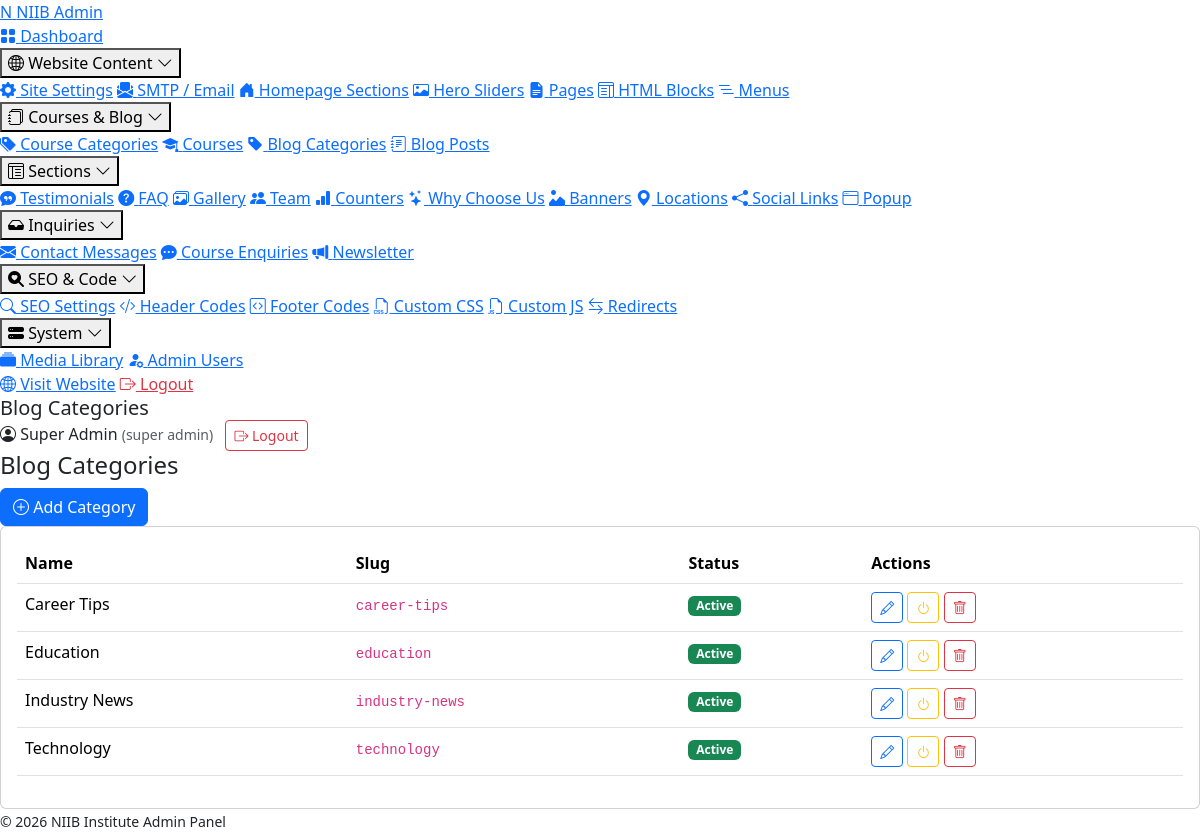
Page /admin/modules/blog_categories.php (signed in) on the committed database.
### tables this page shows
CREATE TABLE `blog_categories` (
  `id` INT(11) UNSIGNED NOT NULL AUTO_INCREMENT,
  `name` VARCHAR(150) NOT NULL,
  `slug` VARCHAR(150) NOT NULL,
  `description` TEXT,
  `status` TINYINT(1) NOT NULL DEFAULT 1,
  `created_at` DATETIME NOT NULL DEFAULT CURRENT_TIMESTAMP,
  PRIMARY KEY (`id`),
  UNIQUE KEY `slug` (`slug`)
);

### includes/functions.php (called while the page is built, shortened)
<?php
function e($value) {
    return htmlspecialchars((string)$value, ENT_QUOTES | ENT_HTML5, 'UTF-8');
}

### config/database.php (called while the page is built, shortened)
<?php
function db() {
    static $pdo = null;
    if ($pdo === null) {
        $dsn = 'mysql:host=' . DB_HOST . ';dbname=' . DB_NAME . ';charset=' . DB_CHARSET;
        $options = [
            PDO::ATTR_ERRMODE            => PDO::ERRMODE_EXCEPTION,
            PDO::ATTR_DEFAULT_FETCH_MODE => PDO::FETCH_ASSOC,
            PDO::ATTR_EMULATE_PREPARES   => false,
            PDO::MYSQL_ATTR_INIT_COMMAND => "SET NAMES " . DB_CHARSET
        ];
        try {
            $pdo = new PDO($dsn, DB_USER, DB_PASS, $options);
        } catch (PDOException $e) {
            if (ENVIRONMENT === 'development') {
                die('Database connection failed: ' . $e->getMessage());
            } else {
                error_log('DB connection error: ' . $e->getMessage());
                die('Service temporarily unavailable.');
            }
        }
    }
    return $pdo;
}

### admin/includes/auth.php (called while the page is built, shortened)
<?php
require_once __DIR__ . '/../../config/database.php';
require_once __DIR__ . '/../../includes/functions.php';
try {
    $stmt = db()->prepare("SELECT id, name, email, role, avatar FROM admin_users WHERE id=? AND status=1");
    $stmt->execute([$_SESSION['admin_id']]);
    $current_admin = $stmt->fetch();
} catch (Throwable $e) {
    die('DB error. Please run install.php.');
}

### admin/modules/blog_categories.php (the view, shortened to what this page needs)
<?php
require __DIR__.'/../includes/auth.php';
$page_title='Blog Categories'; $active='blog_categories';
$action=$_GET['action']??'list'; $id=(int)($_GET['id']??0); $pdo=db();
include __DIR__.'/../includes/header.php';
if ($action==='add' || $action==='edit') {
    $c=['id'=>0,'name'=>'','slug'=>'','description'=>'','status'=>1];
    if ($action==='edit' && $id>0){$r=crud_fetch('blog_categories',$id); if($r)$c=$r;}
?>
<div class="page-header"><h4><?= $action==='edit'?'Edit Category':'Add Category' ?></h4><a class="btn btn-outline-secondary btn-sm" href="<?= ADMIN_URL ?>/modules/blog_categories.php"><i class="bi bi-arrow-left"></i> Back</a></div>
<form method="post"><?= csrf_field() ?><input type="hidden" name="id" value="<?= (int)$c['id'] ?>">
<div class="card"><div class="card-body"><div class="row g-3">
<div class="col-md-6"><label class="form-label">Name *</label><input id="bn" name="name" class="form-control" required value="<?= e($c['name']) ?>"></div>
<div class="col-md-6"><label class="form-label">Slug</label><input name="slug" data-slug-source="bn" class="form-control" value="<?= e($c['slug']) ?>"></div>
<div class="col-12"><label class="form-label">Description</label><textarea name="description" class="form-control"><?= e($c['description']) ?></textarea></div>
<div class="col-md-4"><div class="form-check form-switch"><input type="checkbox" name="status" id="bs2" class="form-check-input" value="1" <?= $c['status']?'checked':'' ?>><label class="form-check-label" for="bs2">Active</label></div></div>
</div></div></div>
<button class="btn btn-primary mt-3"><i class="bi bi-check2-circle"></i> Save</button>
</form>
<?php } else { $rows=$pdo->query("SELECT * FROM blog_categories ORDER BY name")->fetchAll(); ?>
<div class="page-header"><h4>Blog Categories</h4><a class="btn btn-primary" href="?action=add"><i class="bi bi-plus-circle"></i> Add Category</a></div>
<div class="card"><div class="card-body"><div class="table-responsive">
<table class="table table-hover"><thead><tr><th>Name</th><th>Slug</th><th>Status</th><th>Actions</th></tr></thead><tbody>
<?php foreach($rows as $r): ?>
<tr><td><?= e($r['name']) ?></td><td><code><?= e($r['slug']) ?></code></td>
<td><?= $r['status']?'<span class="badge bg-success">Active</span>':'<span class="badge bg-secondary">Inactive</span>' ?></td>
<td>
    <a class="btn btn-sm btn-outline-primary" href="?action=edit&id=<?= $r['id'] ?>"><i class="bi bi-pencil"></i></a>
    <a class="btn btn-sm btn-outline-warning" href="?action=toggle&id=<?= $r['id'] ?>"><i class="bi bi-power"></i></a>
    <a class="btn btn-sm btn-outline-danger confirm-delete" href="?action=delete&id=<?= $r['id'] ?>"><i class="bi bi-trash"></i></a>
</td></tr>
<?php endforeach; ?>
</tbody></table></div></div></div>
<?php } ?>
<?php include __DIR__.'/../includes/footer.php'; ?>

### admin/includes/header.php (shortened to what this page needs)
<?php
$page_title = $page_title ?? 'Admin';
$active = $active ?? '';
?>
<!DOCTYPE html>
<html lang="en">
<head>
<link href="https://cdn.jsdelivr.net/npm/bootstrap@5.3.2/dist/css/bootstrap.min.css" rel="stylesheet">
<link href="https://cdn.jsdelivr.net/npm/bootstrap-icons@1.11.1/font/bootstrap-icons.min.css" rel="stylesheet">
<link href="<?= ADMIN_URL ?>/assets/css/admin.css?v=4" rel="stylesheet">
</head>
<body>
<aside class="admin-sidebar">
    <div class="sidebar-brand">
        <a href="<?= ADMIN_URL ?>/index.php"><span class="logo-mark">N</span> <span class="logo-text">NIIB Admin</span></a>
    </div>
    <nav class="sidebar-nav">
        <a href="<?= ADMIN_URL ?>/index.php" class="<?= $active==='dashboard'?'active':'' ?>"><i class="bi bi-grid-fill"></i> Dashboard</a>
        <?php foreach ($nav_groups as $groupLabel => $group):
            $isOpen = false;
            foreach ($group['items'] as $i) if ($i['key'] === $active) { $isOpen = true; break; }
        ?>
        <div class="nav-group<?= $isOpen ? ' open' : '' ?>">
            <button type="button" class="nav-group-toggle">
                <i class="bi <?= e($group['icon']) ?>"></i>
                <span><?= e($groupLabel) ?></span>
                <i class="bi bi-chevron-down nav-group-chev"></i>
            </button>
            <div class="nav-group-items">
                <?php foreach ($group['items'] as $i): ?>
                    <a href="<?= ADMIN_URL ?>/<?= $i['href'] ?>" class="<?= $active===$i['key']?'active':'' ?>"><i class="bi <?= e($i['icon']) ?>"></i> <?= e($i['label']) ?></a>
                <?php endforeach; ?>
            </div>
        </div>
        <?php endforeach; ?>
        <a href="<?= SITE_URL ?>" target="_blank"><i class="bi bi-globe2"></i> Visit Website</a>
        <a href="<?= ADMIN_URL ?>/logout.php" class="text-danger"><i class="bi bi-box-arrow-right"></i> Logout</a>
    </nav>
</aside>
<div class="admin-main">
    <header class="admin-topbar">
        <h5 class="m-0"><?= e($page_title) ?></h5>
        <div class="ms-auto admin-user">
            <span class="d-none d-md-inline me-2"><i class="bi bi-person-circle"></i> <?= e($current_admin['name']) ?> <small class="text-muted">(<?= e(str_replace('_',' ',$current_admin['role'])) ?>)</small></span>
            <a href="<?= ADMIN_URL ?>/logout.php" class="btn btn-sm btn-outline-danger"><i class="bi bi-box-arrow-right"></i> Logout</a>
        </div>
    </header>
    <main class="admin-content">

### admin/includes/footer.php (shortened to what this page needs)
    </main>
    <footer class="admin-footer">
        <small>&copy; <?= date('Y') ?> NIIB Institute Admin Panel</small>
    </footer>
</div>
</body>
</html>

### rows in the picture
blog_categories: name "Career Tips", slug "career-tips", status "Active"
blog_categories: name "Education", slug "education", status "Active"
blog_categories: name "Industry News", slug "industry-news", status "Active"
blog_categories: name "Technology", slug "technology", status "Active"

### other values in the picture
$groupLabel "Website Content"
$i['label'] "Site Settings"
$i['label'] "SMTP / Email"
$i['label'] "Homepage Sections"
$i['label'] "Hero Sliders"
$i['label'] "Pages"
$i['label'] "HTML Blocks"
$i['label'] "Menus"
$groupLabel "Courses & Blog"
$i['label'] "Course Categories"
$i['label'] "Courses"
$i['label'] "Blog Categories"
$i['label'] "Blog Posts"
$groupLabel "Sections"
$i['label'] "Testimonials"
